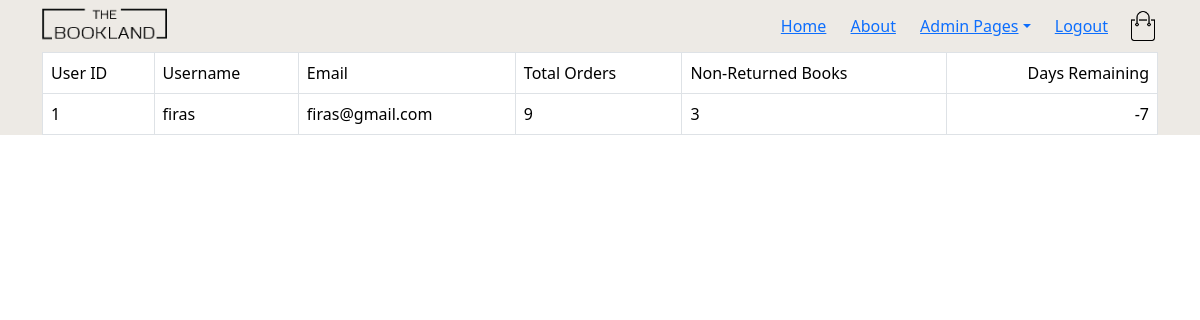
Screenshot of /gestionUser.php (signed in) with the database file from the repository.
### tables this page shows
CREATE TABLE IF NOT EXISTS `users` (
  `username` varchar(20) NOT NULL,
  `email` varchar(200) NOT NULL,
  `password` varchar(300) NOT NULL,
  `role` varchar(100) NOT NULL,
  `id` int NOT NULL AUTO_INCREMENT,
  PRIMARY KEY (`id`)
);

### gestionUser.php (called while the page is built, shortened)
<?php
include 'bdconnect.php';
$query = $pdo->prepare('
   SELECT
    u.id AS user_id,
    u.username,
    u.email,
    COUNT(o.id) AS total_orders,
    SUM(CASE WHEN o.etat = 0 THEN 1 ELSE 0 END) AS non_returned_books,
    MIN(DATEDIFF(o.date_fin, CURDATE())) AS days_remaining
    FROM
    users u
    LEFT JOIN
    ordre o ON u.id = o.user_id
    WHERE
    u.role = "client"
    GROUP BY
    u.id, u.username, u.email
    ORDER BY
    u.username;
');
$query->execute();
$users = $query->fetchAll(PDO::FETCH_ASSOC);
include 'layout.phtml';
?>

### gestionUser.phtml (the view)
<table class="table table-bordered">
    <thead>
        <tr>
            <th>User ID</th>
            <th>Username</th>
            <th>Email</th>
            <th>Total Orders</th>
            <th>Non-Returned Books</th>
            <th>Days Remaining</th>
        </tr>
    </thead>
    <tbody>
        <?php foreach ($users as $user): ?>
        <tr>
            <td><?= htmlspecialchars($user['user_id']) ?></td>
            <td><?= htmlspecialchars($user['username']) ?></td>
            <td><?= htmlspecialchars($user['email']) ?></td>
            <td><?= htmlspecialchars($user['total_orders']) ?></td>
            <td><?= htmlspecialchars($user['non_returned_books'] ?: 0) ?></td>
            <td><?= $user['days_remaining'] !== null ? htmlspecialchars($user['days_remaining']) : 'No active orders' ?></td>
        </tr>
        <?php endforeach; ?>
    </tbody>
</table>

### booklandstyle.css (style rules this page uses)
* { margin: 0; padding: 0; box-sizing: border-box; }
body { font-family: 'Poppins', sans-serif; }
table { width: 100%; border-collapse: collapse; }
th { text-align: left; padding: 5px; color: #40139294; background: #1f6521; font-weight: normal; }
td { padding: 10px 5px; }
td:last-child { text-align: right; }
th:last-child { text-align: right; }
th, td { text-align: left; padding: 10px; }
th { background-color: #f4f4f402; }

### rows the page displays
users: id "1", username "firas", email "firas@gmail.com", total_orders "9", non_returned_books "3", days_remaining "-7"
